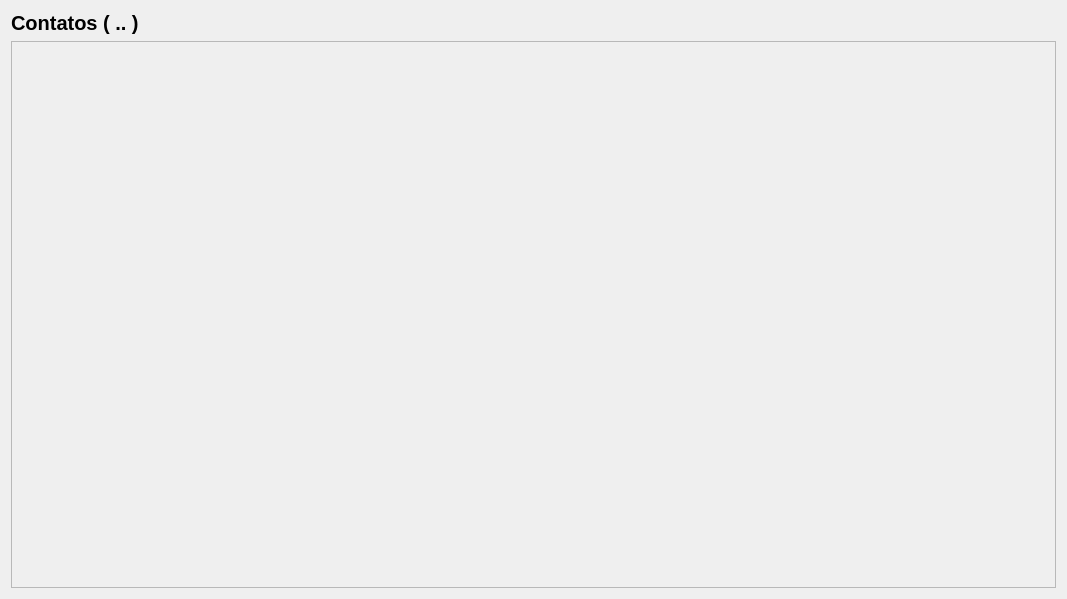
<?xml version="1.0" encoding="UTF-8"?>
<ui version="4.0">
 <class>Form</class>
 <widget class="QWidget" name="Form">
  <property name="geometry">
   <rect>
    <x>0</x>
    <y>0</y>
    <width>1067</width>
    <height>599</height>
   </rect>
  </property>
  <property name="windowTitle">
   <string>Form</string>
  </property>
  <layout class="QVBoxLayout" name="verticalLayout">
   <item>
    <widget class="QLabel" name="label_contatos">
     <property name="font">
      <font>
       <pointsize>15</pointsize>
       <bold>true</bold>
      </font>
     </property>
     <property name="text">
      <string>Contatos ( .. )</string>
     </property>
    </widget>
   </item>
   <item>
    <widget class="QScrollArea" name="scrollArea">
     <property name="widgetResizable">
      <bool>true</bool>
     </property>
     <widget class="QWidget" name="scrollAreaWidgetContents">
      <property name="geometry">
       <rect>
        <x>0</x>
        <y>0</y>
        <width>1047</width>
        <height>549</height>
       </rect>
      </property>
      <layout class="QVBoxLayout" name="verticalLayout_3">
       <item>
        <layout class="QVBoxLayout" name="painel_contatos"/>
       </item>
      </layout>
     </widget>
    </widget>
   </item>
  </layout>
 </widget>
 <resources/>
 <connections/>
</ui>
